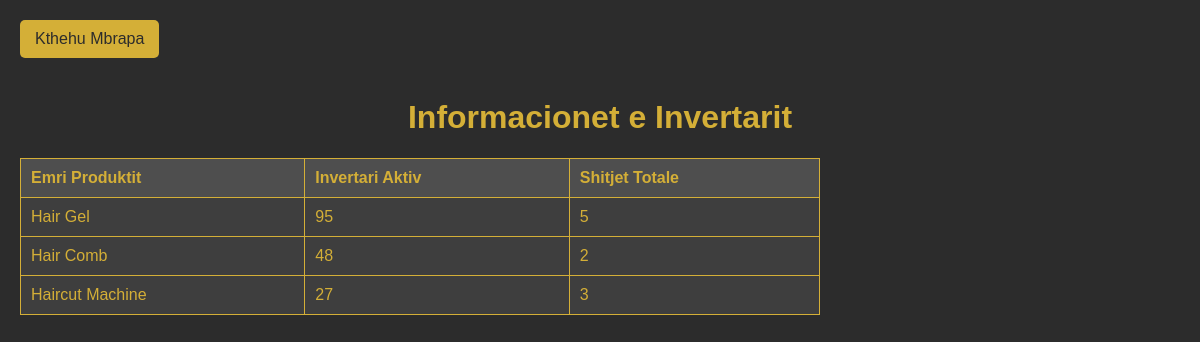
The page /stock.php on the database its author committed.
### tables this page shows
CREATE TABLE Products (
    id INTEGER PRIMARY KEY AUTOINCREMENT,
    name TEXT NOT NULL,
    price REAL NOT NULL,
    stock INTEGER NOT NULL,
    barcode TEXT NOT NULL UNIQUE
);

### stock.php (the view, shortened to what this page needs)
<?php
try {
    $db_path = __DIR__ . '/backend/db.sqlite';
    $db = new SQLite3($db_path);
    $available_query = "SELECT id, name, stock FROM Products";
    $available_result = $db->query($available_query);
    $sold_query = "SELECT p.id, p.name, SUM(s.quantity) as total_sold
                   FROM Sales s
                   JOIN Products p ON s.product_id = p.id
                   GROUP BY p.id, p.name";
    $sold_result = $db->query($sold_query);
    $sold_data = [];
    while ($row = $sold_result->fetchArray(SQLITE3_ASSOC)) {
        $sold_data[$row['id']] = $row['total_sold'];
    }
} catch (Exception $e) {
    echo "Database error: " . $e->getMessage();
    exit;
}
?>
<!DOCTYPE html>
<html lang="en">
<head>
</head>
<body>
    <a href="index.php" class="back-btn">Kthehu Mbrapa</a>
    <h1>Informacionet e Invertarit</h1>
    <table>
        <tr>
            <th>Emri Produktit</th>
            <th>Invertari Aktiv</th>
            <th>Shitjet Totale</th>
        </tr>
<?php while ($product = $available_result->fetchArray(SQLITE3_ASSOC)) { ?>
  <tr>
        <td><?php echo htmlspecialchars($product['name']); ?></td>
        <td><?php echo $product['stock']; ?></td>
        <td><?php echo isset($sold_data[$product['id']]) ? $sold_data[$product['id']] : 0; ?></td>
  </tr>
<?php } ?>
    </table>
</body>
</html>

### stock.php (style rules this page uses)
body { background-color: #2c2c2c; color: #d4af37; font-family: Arial, sans-serif; margin: 20px; }
table { border-collapse: collapse; width: 100%; max-width: 800px; background-color: #3e3e3e; }
th, td { border: 1px solid #d4af37; padding: 10px; text-align: left; }
th { background-color: #4e4e4e; }
h1 { text-align: center; }
.back-btn { display: inline-block; margin-bottom: 20px; padding: 10px 15px; background-color: #d4af37; color: #2c2c2c; text-decoration: none; border-radius: 5px; }

### rows shown on the page
products: name "Hair Gel", stock "95", id "5"
products: name "Hair Comb", stock "48", id "2"
products: name "Haircut Machine", stock "27", id "3"
